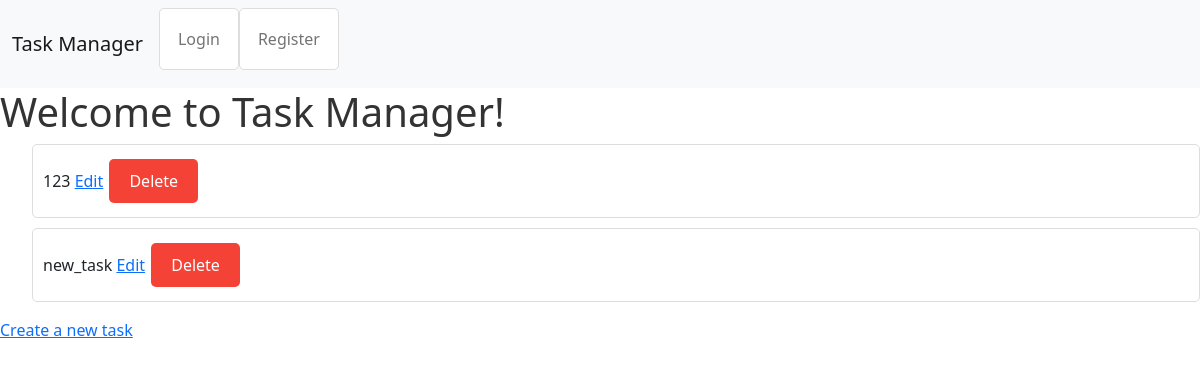
Before: / with the older database file.
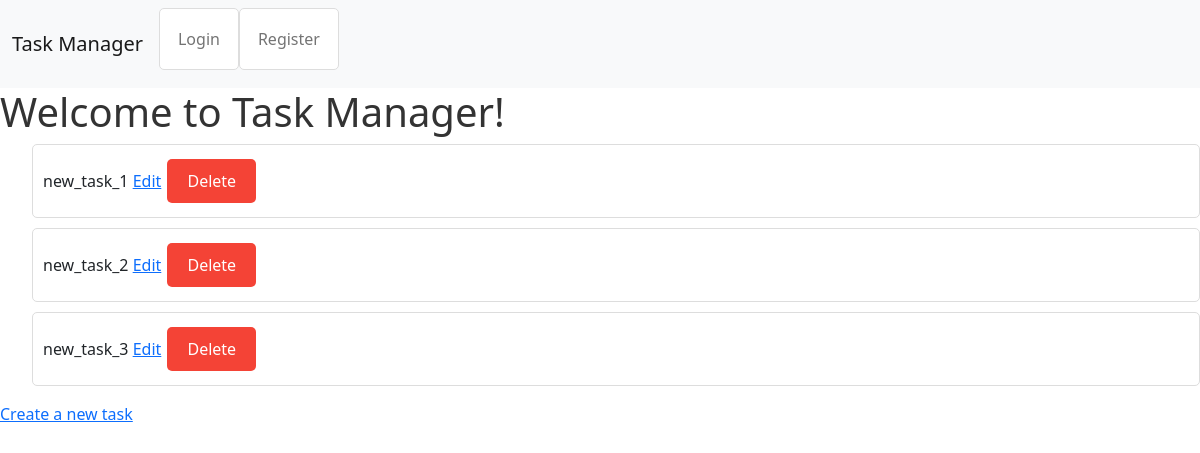
After: the same page with the newer database file.
### models.py (models this page shows)
class Task(db.Model):
    id = db.Column(db.Integer, primary_key=True)
    title = db.Column(db.String(120), nullable=False)
    description = db.Column(db.Text, nullable=True)
    is_done = db.Column(db.Boolean, default=False)

### app.py (the view)
@app.route('/')
def index():
    tasks = Task.query.all()
    return render_template('index.html', tasks=tasks)

### templates/index.html
{% extends 'base.html' %}
{% block content %}
<h1>Welcome to Task Manager!</h1>
<ul>
    {% for task in tasks %}
    <li>
        {{ task.title }}
        <a href="{{ url_for('edit_task', id=task.id) }}">Edit</a>
        <form method="POST" action="{{ url_for('delete_task', id=task.id) }}">
            <input type="submit" value="Delete">
        </form>
    </li>
    {% else %}
    <li>No tasks yet.</li>
    {% endfor %}
</ul>
<a href="{{ url_for('create_task') }}">Create a new task</a>
{% endblock %}

### templates/base.html (shortened to what this page needs)
<!doctype html>
<html lang="en">
<head>
    <link rel="stylesheet" href="{{ url_for('static', filename='styles.css') }}">
    <link href="https://cdn.jsdelivr.net/npm/bootstrap@5.2.0/dist/css/bootstrap.min.css" rel="stylesheet">
</head>
<body>
    <nav class="navbar navbar-expand-lg navbar-light bg-light">
    <div class="container-fluid">
        <a class="navbar-brand" href="{{ url_for('index') }}">Task Manager</a>
        <div class="collapse navbar-collapse" id="navbarNav">
            <ul class="navbar-nav ml-auto">
                {% if 'user_id' in session %}
                    <li class="nav-item">
                        <a class="nav-link" href="{{ url_for('logout') }}">Logout</a>
                    </li>
                {% else %}
                    <li class="nav-item">
                        <a class="nav-link" href="{{ url_for('login') }}">Login</a>
                    </li>
                    <li class="nav-item">
                        <a class="nav-link" href="{{ url_for('register') }}">Register</a>
                    </li>
                {% endif %}
            </ul>
        </div>
    </div>
    </nav>
    {% block content %}
    {% endblock %}
</body>
</html>

### static/styles.css (style rules this page uses)
body { font-family: Arial, sans-serif; background-color: #f5f5f5; margin: 0; padding: 0; }
h1 { color: #333; }
ul { list-style-type: none; padding: 0; }
li { background-color: #fff; border: 1px solid #ddd; margin-bottom: 10px; padding: 10px; border-radius: 5px; }
a { color: #007bff; text-decoration: none; }
form { display: inline; }
input[type="submit"] { background-color: #f44336; border: none; color: white; padding: 10px 20px; text-align: center; text-decoration: none; display: inline-block; font-size: 16px; margin: 4px 2px; transition-duration: 0.4s; cursor: pointer; border-radius: 5px; }

Changed rows visible on the page:
changed Task: title "123" → "new_task_1"
changed Task: title "new_task" → "new_task_2"
added Task: title "new_task_3"
